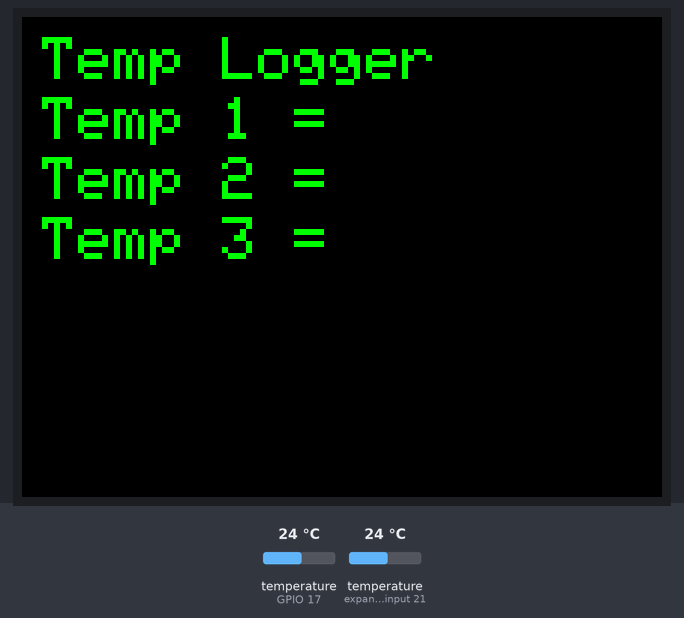
A sketch run on a simulated ESP32. On the bench: 320×240 colour display. Inputs (shaded band) come from the test bench; at power-on: temperature (sensors on GPIO 17, expander input 21) 24 °C. WiFi joins after 1.5 s; servers stay silent unless stated; network time is answered at once with the bench clock; the local clock reads 2024-03-15 10:24:30 at power-on unless the sketch sets it; storage starts empty; what the sketch prints to the serial monitor is not drawn.

Above: at 2.7 s.
At 3.5 s:
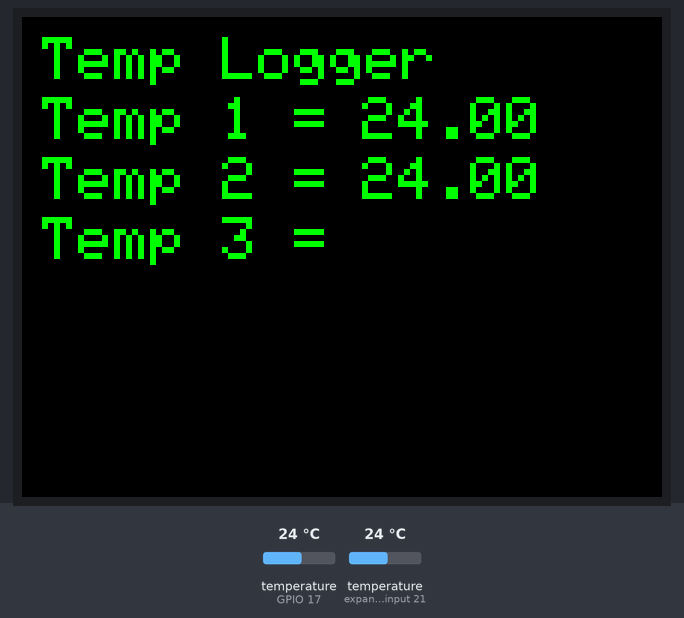

The sketch:

M5Stack_Temp_Logger_18B20.ino
```cpp
// Original file from 1nformatica "https://www.youtube.com/watch?v=oTkA9l9l8mw&lc=" (M5Stack Data Logger Voltage Graph Tutorial ESP32)
// Other parts learned from Random Nerd Tutorials

#include <M5Stack.h>
#include <SPI.h>
#include <Wire.h>

// Libraries for SD card
#include "FS.h"
#include "SD.h"

// Libraries to get time from NTP Server
#include <WiFi.h>
#include <NTPClient.h>
#include <WiFiUdp.h>
#include <OneWire.h>
// Library for Dallas 18B20 temp sensors
#include <DallasTemperature.h>

// Data wire is connected to GPIO17
#define ONE_WIRE_BUS 17
// Setup a oneWire instance to communicate with a OneWire device
OneWire oneWire(ONE_WIRE_BUS);
// Pass our oneWire reference to Dallas Temperature sensor
DallasTemperature sensors(&oneWire);

//You can add more sensors over here
DeviceAddress sensor1 = { 0x28, 0xAA, 0xE4, 0x1, 0x58, 0x14, 0x1, 0x10 };
DeviceAddress sensor2 = { 0x28, 0xAA, 0x5E, 0x2, 0x53, 0x14, 0x1, 0xAB };

// Replace with your network credentials
const char* ssid     = "Your SSID";
const char* password = "Password";

// Define CS pin for the SD card module
const int chipSelect = 4;

// Define NTP Client to get time
WiFiUDP ntpUDP;
NTPClient timeClient(ntpUDP);

// Variables to save date and time
String formattedDate;
String dayStamp;
String timeStamp;
String dataMessage;
//int Voltage;


void setup(){
   Serial.begin(115200);
   sensors.begin();
   M5.begin();

  // Connect to Wi-Fi network with SSID and password
  Serial.print("Connecting to ");
  Serial.println(ssid);
  WiFi.begin(ssid, password);
  while (WiFi.status() != WL_CONNECTED) {
    delay(500);
    Serial.print(".");
  }
  Serial.println("");
  Serial.println("WiFi connected.");
  Serial.print("Requesting temperatures...");
  sensors.requestTemperatures(); // Send the command to get temperatures
  Serial.println("DONE");

 // Initialize a NTPClient to get time
  timeClient.begin();
  // Set offset time in seconds to adjust for your timezone, for example:
  // GMT +1 = 3600
  // GMT +8 = 28800
  // GMT -1 = -3600
  // GMT 0 = 0
  timeClient.setTimeOffset(7200);

  Serial.print("Initializing SD card...");

  if (!SD.begin(chipSelect))
  {
    Serial.println("initialization failed!");
    return;
  }
  Serial.println("initialization done.");

   // If the data.txt file doesn't exist
  // Create a file on the SD card and write the data labels
  File file = SD.open("/data_temp.txt");
  if(!file) {
    Serial.println("File doens't exist");
    Serial.println("Creating file...");
    writeFile(SD, "/data_temp.txt", "Date, Time, Temp1, Temp2 \r\n"); // If you use more sensors put them in here to log
  }
  else {
    Serial.println("File already exists");
  }
  file.close();

   M5.Lcd.begin();
   M5.Lcd.setCursor(10, 10);
   M5.Lcd.setTextColor(GREEN);
   M5.Lcd.setTextSize(3);
   M5.Lcd.printf("Temp Logger");
   M5.Lcd.setCursor(10, 40);
   M5.Lcd.printf("Temp 1 = ");
   M5.Lcd.setCursor(10, 70);
   M5.Lcd.printf("Temp 2 = ");
   // Add more sensors on the screen
   M5.Lcd.setCursor(10, 100);
   M5.Lcd.printf("Temp 3 = ");
   //M5.Lcd.setCursor(10, 130);
   //M5.Lcd.printf("Temp 4 = ");
 }


void loop(){
  Serial.println("Requesting temperatures...");
  sensors.requestTemperatures(); // Send the command to get temperatures
  Serial.print("Sensor 1(*C): ");
  Serial.println(sensors.getTempC(sensor1));
  Serial.print("Sensor 2(*C): ");
  Serial.println(sensors.getTempC(sensor2));
  Serial.println()
  ;
  // If you use more sensors
  //Serial.print("Sensor 3(*C): ");
  //Serial.println(sensors.getTempC(sensor2));
  //Serial.println();

   M5.Lcd.setCursor(170, 40);
   M5.Lcd.setTextColor(GREEN, BLACK);
   M5.Lcd.print(sensors.getTempC(sensor1));
   M5.Lcd.setCursor(170, 70);
   M5.Lcd.print(sensors.getTempC(sensor2));
   // If you use more sensors
   //M5.Lcd.setCursor(170, 100);
   //M5.Lcd.print(sensors.getTempC(sensor3));

   getTimeStamp();
   dataMessage = String(dayStamp) + "," + String(timeStamp) +
                         "," + String(sensors.getTempC(sensor1)) + "," + String(sensors.getTempC(sensor2)) + "\r\n";
  Serial.print("Save data: ");
  Serial.println(dataMessage);
  appendFile(SD, "/data_temp.txt", dataMessage.c_str());

   delay(5000);                    //Take samples every 5 seconds
   }

// Function to get date and time from NTPClient
void getTimeStamp() {
  while(!timeClient.update()) {
    timeClient.forceUpdate();
  }
  // The formattedDate comes with the following format:
  // 2018-05-28T16:00:13Z
  // We need to extract date and time
  formattedDate = timeClient.getFormattedDate();
  //Serial.println(formattedDate);

  // Extract date
  int splitT = formattedDate.indexOf("T");
  dayStamp = formattedDate.substring(0, splitT);
 // Serial.println(dayStamp);
  // Extract time
  timeStamp = formattedDate.substring(splitT+1, formattedDate.length()-1);
  //Serial.println(timeStamp);
}

// Write to the SD card (DON'T MODIFY THIS FUNCTION)
void writeFile(fs::FS &fs, const char * path, const char * message) {
  Serial.printf("Writing file: %s\n", path);

  File file = fs.open(path, FILE_WRITE);
  if(!file) {
    Serial.println("Failed to open file for writing");
    return;
  }
  if(file.print(message)) {
    Serial.println("File written");
  } else {
    Serial.println("Write failed");
  }
  file.close();
}

// Append data to the SD card (DON'T MODIFY THIS FUNCTION)
void appendFile(fs::FS &fs, const char * path, const char * message) {
  Serial.printf("Appending to file: %s\n", path);

  File file = fs.open(path, FILE_APPEND);
  if(!file) {
    Serial.println("Failed to open file for appending");
    return;
  }
  if(file.print(message)) {
    Serial.println("Message appended");
  } else {
    Serial.println("Append failed");
  }
  file.close();
}
```

Measured:
- what the display in image 0 shows lasts 0.8 s, from 2.6 s to 3.4 s
